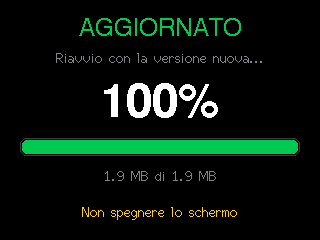
#> input picture docs/schermate/aggiornamento-completato.png, 320 x 240 px, given in place of theme-formula.png, which was not available
$ python mosaic.py
#> lines starting #> are read from the running program, lines starting #| are printed output that depends on the picture
"""Compone docs/schermate/mosaico-temi.png (immagine di apertura del README).
Uso: python3 tools/screenshots/mosaic.py  (richiede Pillow, dopo build.sh)"""
from pathlib import Path
from PIL import Image

SHOTS = Path(__file__).resolve().parents[2] / "docs" / "schermate"
THEMES = ["formula", "mappa-pista", "telemetria", "prestazioni", "aderenza", "frenata",
          "classic", "gt3", "retro", "radar", "mono", "pocket", "endurance",
          "ferrari", "ferrari-ac", "ferrari-gold", "bmw-m"]
W, H, GAP, COLS, ROWS = 320, 240, 12, 6, 3

sheet = Image.new("RGB", (COLS * W + (COLS + 1) * GAP, ROWS * H + (ROWS + 1) * GAP), (13, 15, 20))
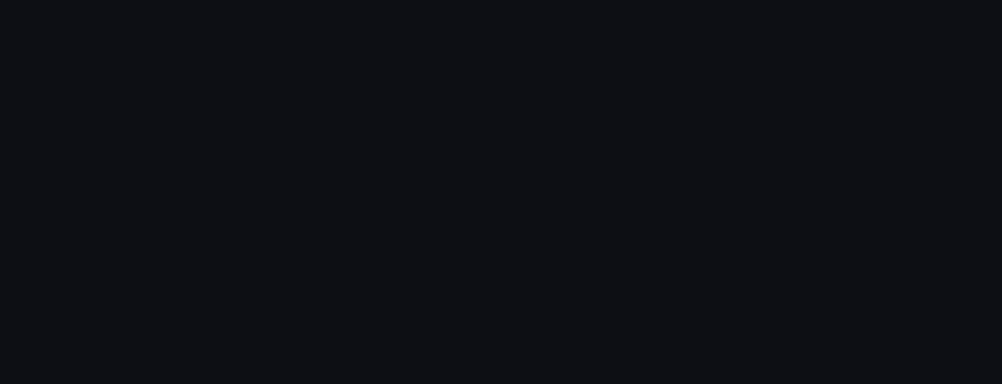
#> sheet: PIL image 2004x768 RGB (shown at 1/2 size); mean R, G, B 13, 15, 20
tiles = [f"theme-{name}.png" for name in THEMES] + ["waiting-riepilogo.png"]
for i, tile in enumerate(tiles):
    sheet.paste(Image.open(SHOTS / tile), (GAP + (i % COLS) * (W + GAP), GAP + (i // COLS) * (H + GAP)))
#> pass 2 of the loop `for i, tile in enumerate(tiles):`:
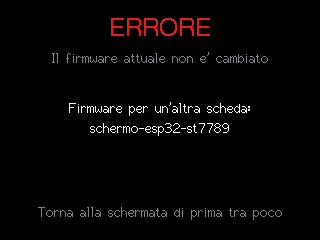
#> input picture docs/schermate/aggiornamento-errore.png, 320 x 240 px, given in place of theme-mappa-pista.png, which was not available
#> `sheet.paste(Image.open(SHOTS / tile), (GAP + (i % COLS) * (W + GAP), G..`:
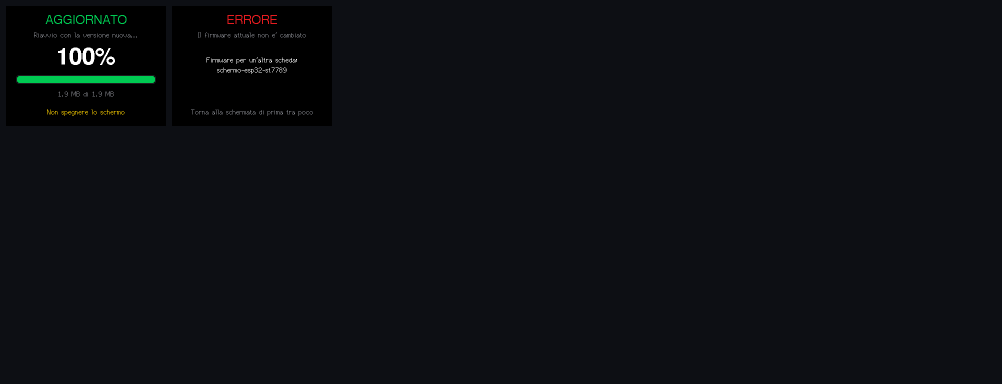
#> sheet: PIL image 2004x768 RGB (shown at 1/2 size); mean R, G, B 12.4, 14.8, 18.9
#> (the run stopped early here; a loop or call above may not have finished)
